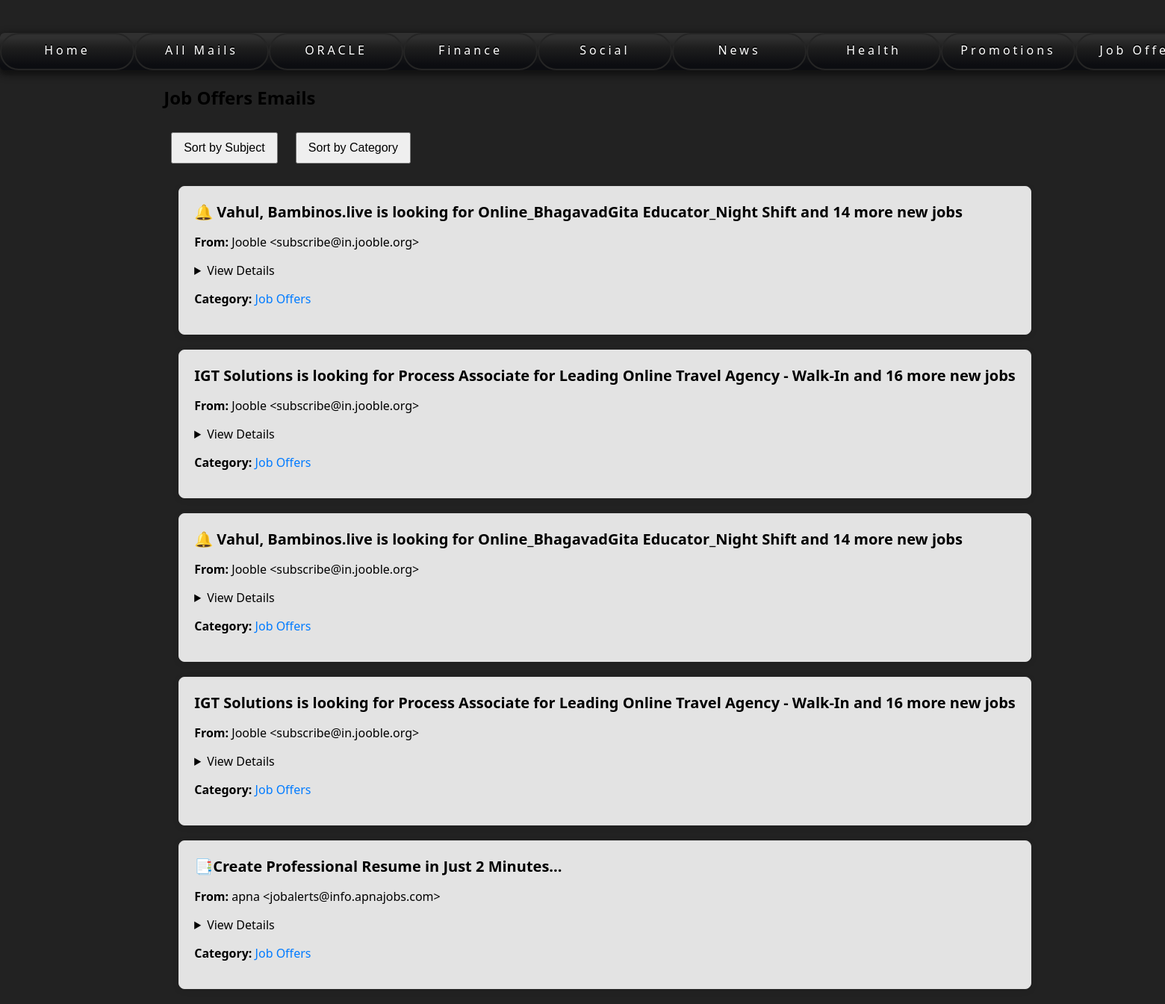
The page /job/ on the database its author committed.
### emailapp/models.py (models this page shows, shortened)
class Email(models.Model):
    sender = models.CharField(max_length=255)
    subject = models.CharField(max_length=255)
    body = models.TextField()
    classification = models.CharField(max_length=255)
    created_at = models.DateTimeField(auto_now_add=True)  # Store the creation timestamp

### emailapp/views.py (the view)
# urls.py: path('job/', views.categorized_emails_view, {'category': 'job'}, name='job_emails'),
def categorized_emails_view(request, category):
    emails = Email.objects.filter(classification__icontains=category)
    paginator = Paginator(emails, 5)
    page_number = request.GET.get('page')
    page_obj = paginator.get_page(page_number)
    return render(request, f'emailapp/{category}_emails.html', {'emails': page_obj})

### emailapp/templates/emailapp/job_emails.html (shortened to what this page needs)
{% extends 'emailapp/base.html' %}
{% block content %}
    <h2>Job Offers Emails</h2>
    <div>
        <button onclick="sortEmails('subject')">Sort by Subject</button>
        <button onclick="sortEmails('category')">Sort by Category</button>
    </div>
    <div id="email-list">
        {% for email in emails %}
            <div class="email-box" data-subject="{{ email.subject }}" data-category="{{ email.classification }}">
                <h3>{{ email.subject }}</h3>
                <p><strong>From:</strong> {{ email.sender }}</p>
                <details>
                    <summary>View Details</summary>
                </details>
                <p><strong>Category:</strong> <span class="category">{{ email.classification }}</span></p>
            </div>
        {% endfor %}
    </div>
{% endblock %}

### emailapp/templates/emailapp/base.html (style rules this page uses)
body { font-family: Arial, sans-serif; margin: 0; padding: 0; background-image: url("https://img.freepik.com/free-photo/vintage-wallpaper-background_53876-25244.jpg?t=st=1733110114~exp=1733113714~hmac=468e314e4566ca0b8040cc15253410fc91ae6222d6c692bd16c4cc58c8226e6a&w=1060"); background-size: cover; background-position: center; background-repeat: no-repeat; }
#email-list { display: flex; flex-direction: column; gap: 20px; padding: 20px; }
button { margin: 10px; padding: 10px 15px; font-size: 1rem; cursor: pointer; }
.email-box { background-color: rgba(249, 249, 249, 0.9); padding: 20px; border: 1px solid #ddd; border-radius: 8px; box-shadow: 0 2px 8px rgba(0, 0, 0, 0.1); }
.email-box h3 { margin: 0 0 10px; font-size: 1.25rem; }
.email-box p strong { font-weight: bold; }
.email-box .category { color: #007bff; }
* { box-sizing: border-box; }
html, body { height: 100vh; width: 100vw; }
body { margin: 0; display: grid; place-items: center; background-color: #222; font-family: system-ui, sans-serif; }
.button, { height: 50px; width: 200px; position: relative; background-color: transparent; cursor: pointer; border: 2px solid #252525; overflow: hidden; border-radius: 30px; color: white; transition: all 0.5s ease-in-out; }

### rows shown on the page
Email: subject "🔔 Vahul, Bambinos.live is looking for Online_BhagavadGita Educator_Night Shift and 14 more new jobs", sender "Jooble <subscribe@in.jooble.org>", classification "Job Offers"
Email: subject "IGT Solutions is looking for Process Associate for Leading Online Travel Agency - Walk-In and 16 more new jobs", sender "Jooble <subscribe@in.jooble.org>", classification "Job Offers"
Email: subject "🔔 Vahul, Bambinos.live is looking for Online_BhagavadGita Educator_Night Shift and 14 more new jobs", sender "Jooble <subscribe@in.jooble.org>", classification "Job Offers"
Email: subject "IGT Solutions is looking for Process Associate for Leading Online Travel Agency - Walk-In and 16 more new jobs", sender "Jooble <subscribe@in.jooble.org>", classification "Job Offers"
Email: subject "📑Create Professional Resume in Just 2 Minutes...", sender "apna <jobalerts@info.apnajobs.com>", classification "Job Offers"
